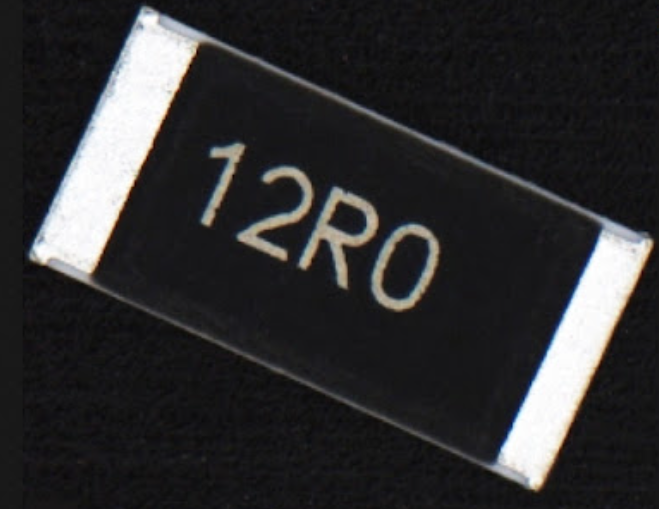
//> input picture class/IP3/images/test_hough.png, 659 x 509 px
$ ./test   (built with g++ and OpenCV 4)
//> lines starting //> are read from the running program, lines starting //| are printed output that depends on the picture; after the words box and inside, x2 and y2 are one past the last pixel; in counts of white or black regions, pixels touching at a corner belong together
#include "opencv2/opencv.hpp"
#include "opencv2/highgui.hpp"
using namespace cv;
using namespace std;

void main()
{
	Mat image = imread("images\\test_hough.png", IMREAD_COLOR);
//> image is the input picture: 509 rows x 659 cols, CV_8UC3; mean B, G, R 48.3, 47.1, 47.5
	CV_Assert(image.data);

	Mat resized, resized_ratio;

	//resize
	resize(image, resized, Size(100, 100), 0, 0, INTER_LINEAR); // 2*2 참조, INTER_LINEAR, 4*4 INTER_CUBIC
	resize(image, resized_ratio, Size(0, 0), 0.3, 0.5, INTER_LINEAR); // 비율로 처리

	// flip
	Mat resized_ratio_flip;
	flip(resized_ratio, resized_ratio_flip, -1); // -1: 반전 x축 , y축 반전, 0: 반전 x축 반전, 1:반전 y축 반전

	// rotate
	Mat resized_ratio_rotate;
	rotate(resized_ratio, resized_ratio_rotate, ROTATE_90_CLOCKWISE);

	// affine 평행을 유지 한체 변환
	//getAffineTransform() : src 3좌표와 dst 3좌표의 변환행렬을 반환
	//getRotationMatrix2D() : 중심점과 크기변경을 수행할 수 있는 행렬을 반환
	Mat affine_rot = getRotationMatrix2D(Point(20, 20), -30, 0.5);
	Mat affine_rot_res;
	cout << affine_rot << endl << endl;
	warpAffine(image, affine_rot_res, affine_rot, image.size());

	circle(image, Point(20, 20), 5, Scalar(0, 0, 255), 1);
//> image: 509 rows x 659 cols, CV_8UC3; 28 pixels changed, all inside (x1, y1, x2, y2) = (15, 15, 26, 26)

	// 점 대응
	Point2f srcPts[3], dstPts[3];
	srcPts[0] = Point2f(10, 10);
	srcPts[1] = Point2f(400, 100);
	srcPts[2] = Point2f(100, 200);
	dstPts[0] = Point2f(30, 30);
	dstPts[1] = Point2f(500, 200);
	dstPts[2] = Point2f(200, 300);

	Mat affine_trans = getAffineTransform(srcPts, dstPts);
	Mat affine_trans_res;
	cout << affine_trans << endl << endl;
	warpAffine(image, affine_trans_res, affine_trans, image.size());
	circle(image, srcPts[0], 5, Scalar(0, 0, 255), -1);
//> image: 509 rows x 659 cols, CV_8UC3; mean B, G, R 48.3, 47.1, 47.6
	circle(image, srcPts[1], 5, Scalar(0, 255, 0), -1);
//> image: 509 rows x 659 cols, CV_8UC3; mean B, G, R 48.3, 47.1, 47.6
	circle(image, srcPts[2], 5, Scalar(255, 0, 0), -1);
//> image: 509 rows x 659 cols, CV_8UC3; mean B, G, R 48.3, 47.1, 47.5

	// perpective
	image = imread("images\\drive_2.png", IMREAD_COLOR);
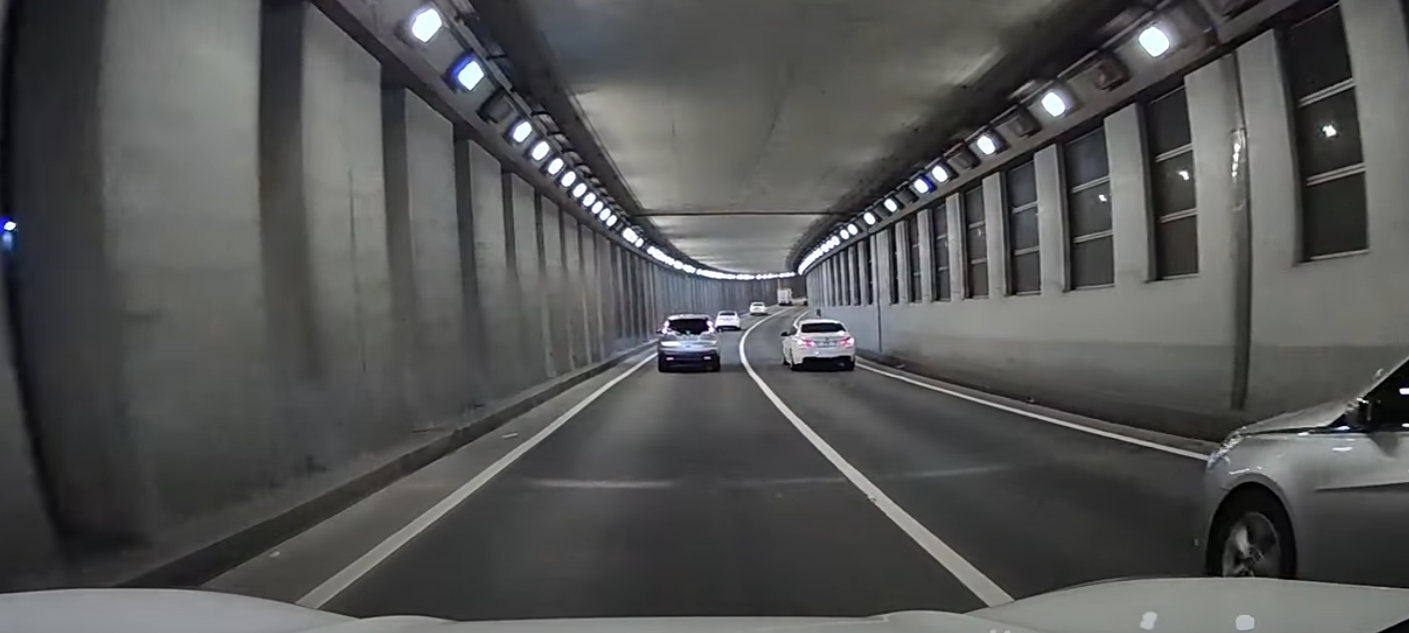
//> input picture class/IP3/images/drive_2.png, 1409 x 633 px
//> image is the input picture: 633 rows x 1409 cols, CV_8UC3; mean B, G, R 84, 84.5, 83.8
	CV_Assert(image.data);

	Point2f src_pers[4], dst_pers[4];
	src_pers[0] = Point2f(654, 350), src_pers[1] = Point2f(715, 350);
	src_pers[2] = Point2f(380, 560), src_pers[3] = Point2f(992, 560);

	dst_pers[0] = Point2f(380, 0), dst_pers[1] = Point2f(992, 0);
	dst_pers[2] = Point2f(380, 560), dst_pers[3] = Point2f(992, 560);

	Mat pers_trans = getPerspectiveTransform(src_pers, dst_pers);
	Mat pers_trans_res;
	warpPerspective(image, pers_trans_res, pers_trans, image.size(), INTER_CUBIC);

	circle(image, src_pers[0], 5, Scalar(0, 255, 255), -1);
//> image: 633 rows x 1409 cols, CV_8UC3; 81 pixels changed, all inside (x1, y1, x2, y2) = (649, 345, 660, 356)
	circle(image, src_pers[1], 5, Scalar(0, 255, 0), -1);
//> image: 633 rows x 1409 cols, CV_8UC3; mean B, G, R 84, 84.5, 83.8
	circle(image, src_pers[2], 5, Scalar(255, 255, 0), -1);
//> image: 633 rows x 1409 cols, CV_8UC3; mean B, G, R 84, 84.6, 83.8
	circle(image, src_pers[3], 5, Scalar(255, 0, 0), -1);
//> image: 633 rows x 1409 cols, CV_8UC3; mean B, G, R 84, 84.6, 83.8

	// 차선추출
	Mat algo_1_split[3];
	Mat algo_1_r_th;
	split(pers_trans_res, algo_1_split);
	boxFilter(algo_1_split[2], algo_1_split[2], -1, Size(31, 31));
	threshold(algo_1_split[2], algo_1_r_th, 140, 255, THRESH_BINARY);
//> algo_1_r_th: 633 rows x 1409 cols, CV_8UC1; 5.1% white; 7 white regions, largest, box (x1, y1, x2, y2) and area: (943, 0, 1275, 560) 20703, (358, 47, 451, 539) 16685, (274, 103, 333, 203) 4036

	Mat algo_1_r_th_noise_filter;
	Mat kernel_morp(11, 11, CV_8UC1, Scalar(1));
	morphologyEx(algo_1_r_th, algo_1_r_th_noise_filter, MORPH_ERODE, kernel_morp);
//> algo_1_r_th_noise_filter: 633 rows x 1409 cols, CV_8UC1; 3.1% white; 6 white regions, box (x1, y1, x2, y2) and area: (948, 0, 1270, 542) 12132, (363, 55, 446, 483) 11013, (279, 109, 327, 197) 2524, (604, 0, 842, 9) 1549, (566, 155, 584, 169) 162, (852, 146, 863, 154) 47
	morphologyEx(algo_1_r_th_noise_filter, algo_1_r_th_noise_filter, MORPH_DILATE, kernel_morp);
//> algo_1_r_th_noise_filter: 633 rows x 1409 cols, CV_8UC1; 5% white; 6 white regions, box (x1, y1, x2, y2) and area: (943, 0, 1275, 547) 20612, (358, 50, 451, 488) 16243, (274, 104, 332, 202) 4014, (599, 0, 847, 14) 2929, (561, 150, 589, 174) 582, (847, 141, 868, 159) 337


	Mat display;
	cvtColor(algo_1_r_th_noise_filter, display, COLOR_GRAY2BGR);
	Rect rect_window(0, 0, 50, 30);
	rectangle(display, rect_window, Scalar(255, 0, 0), 1);
//> display: 633 rows x 1409 cols, CV_8UC3; mean B, G, R 12.8, 12.8, 12.8

	Mat window_map = algo_1_r_th_noise_filter.clone();
	Mat window_map_display = algo_1_r_th_noise_filter.clone();
	window_map.setTo(0);
//> window_map: 633 rows x 1409 cols, CV_8UC1; every value is 0
	window_map_display.setTo(0);

	// 영역별 평균계산
	for (int i = 0; i < algo_1_r_th_noise_filter.cols - rect_window.width; i += rect_window.width) {
		for (int j = 0; j < algo_1_r_th_noise_filter.rows - rect_window.height; j += rect_window.height) {
			rect_window.x = i;
			rect_window.y = j;
			Scalar meanvalue = mean(algo_1_r_th_noise_filter(rect_window));
			if (meanvalue[0] < 100) {
				window_map(rect_window).setTo(0);
			}
			else {
				window_map(rect_window).setTo(meanvalue[0]);
			}
			window_map_display(rect_window).setTo(mean(algo_1_r_th_noise_filter(rect_window)));
			rectangle(window_map_display, rect_window, Scalar(255), 1);
		}
	}
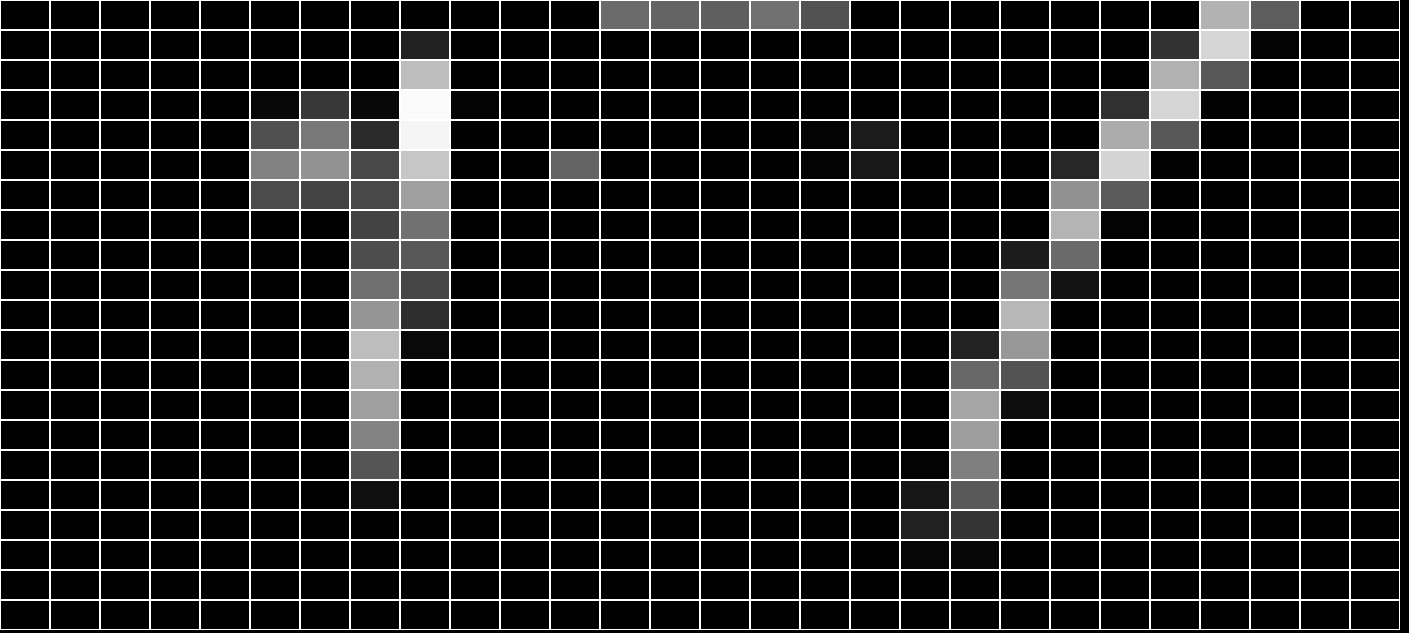
//> window_map_display: 633 rows x 1409 cols, CV_8UC1; min 0, max 255, mean 37.7

	// 계획된 차선 그리기
	dst_pers[2] = Point2f(380, 560), dst_pers[3] = Point2f(992, 560);
	line(display, dst_pers[0], dst_pers[2], Scalar(0, 0, 255), 1);
	line(display, dst_pers[1], dst_pers[3], Scalar(0, 0, 255), 1);
	line(display, (dst_pers[0] + dst_pers[1]) / 2, (dst_pers[2] + dst_pers[3]) / 2, Scalar(255, 0, 0), 1);


	// 절반씩 영역 선택
	Rect rect_left(0, 0, (dst_pers[0].x + dst_pers[1].x) / 2, 30);
	Rect rect_right((dst_pers[0].x + dst_pers[1].x) / 2, 0, (dst_pers[0].x + dst_pers[1].x) / 2, 30);
	rectangle(display, rect_left, Scalar(0, 255, 255), 1);
	rectangle(display, rect_right, Scalar(255, 255, 0), 1);


	// 제일 높은지점(두께가 있는) 영역 검색
	for (int j = 0; j < algo_1_r_th_noise_filter.rows - rect_window.height; j += rect_window.height) {
		int top_value_left = 0;
		int top_value_right = 0;
		// 왼쪽
		for (int i = 0; i < algo_1_r_th_noise_filter.cols - rect_window.width; i += rect_window.width) {
			rect_window.x = i;
			rect_window.y = j;
			Scalar meanvalue = mean(window_map(rect_window));
			if (i < (dst_pers[0].x + dst_pers[1].x) / 2) {
				if (top_value_left < meanvalue[0]) {
					top_value_left = meanvalue[0];
				}
			}
			else {
				if (top_value_right < meanvalue[0]) {
					top_value_right = meanvalue[0];
				}
			}
		}
		for (int i = 0; i < algo_1_r_th_noise_filter.cols - rect_window.width; i += rect_window.width) {
			rect_window.x = i;
			rect_window.y = j;
			Scalar meanvalue = mean(window_map(rect_window));
			if (i < (dst_pers[0].x + dst_pers[1].x) / 2) {
				if (top_value_left > meanvalue[0]) {
					window_map(rect_window).setTo(0);
				}
			}
			else {
				if (top_value_right > meanvalue[0]) {
					window_map(rect_window).setTo(0);
				}
			}
		}
	}
//> this loop made 21 passes
//> (top_value_left, top_value_right) on passes 1 to 12: (107, 178), (0, 214), (189, 177), (251, 213), (245, 172), (198, 212), (159, 145), (113, 180), (0, 106), (111, 118), (149, 183), (189, 152)
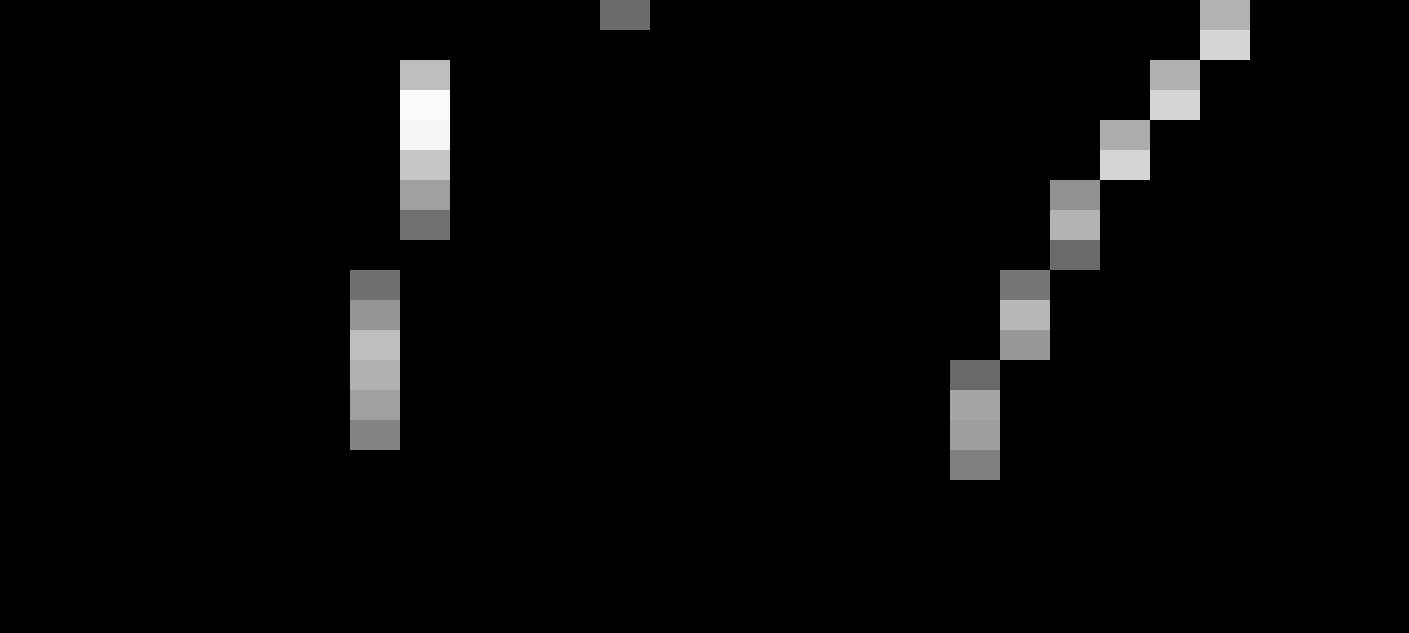
//> window_map: 633 rows x 1409 cols, CV_8UC1; min 0, max 251, mean 8

	// 내부색칠 (원본이미지에 매핑)
	for (int j = rect_window.height; j < algo_1_r_th_noise_filter.rows - rect_window.height; j++) {
		int first_value_left = 0;
		int last_value_right = 0;
		// 왼쪽
		for (int i = 0; i < algo_1_r_th_noise_filter.cols - rect_window.width; i++) {
			if (i >= (dst_pers[0].x + dst_pers[1].x) / 2) {
				break;
			}
			if (window_map.at<uchar>(j, i) > 0)
			{
				first_value_left = i;
				break;
			}
		}
		for (int i = algo_1_r_th_noise_filter.cols - rect_window.width; i > 0; i--) {
			if (i <= (dst_pers[0].x + dst_pers[1].x) / 2) {
				break;
			}
			if (window_map.at<uchar>(j, i) > 0)
			{
				last_value_right = i;
				break;
			}
		}
		if (first_value_left == 0 || last_value_right == 0) {
			line(window_map, Point(0, j), Point(algo_1_r_th_noise_filter.cols, j), Scalar(0), 1);
		}
		else {
			line(window_map, Point(first_value_left, j), Point(last_value_right, j), Scalar(255), 1);
		}
	}
//> this loop made 573 passes
//> (first_value_left, last_value_right) on passes 1 to 3: (0, 1249), (0, 1249), (0, 1249)
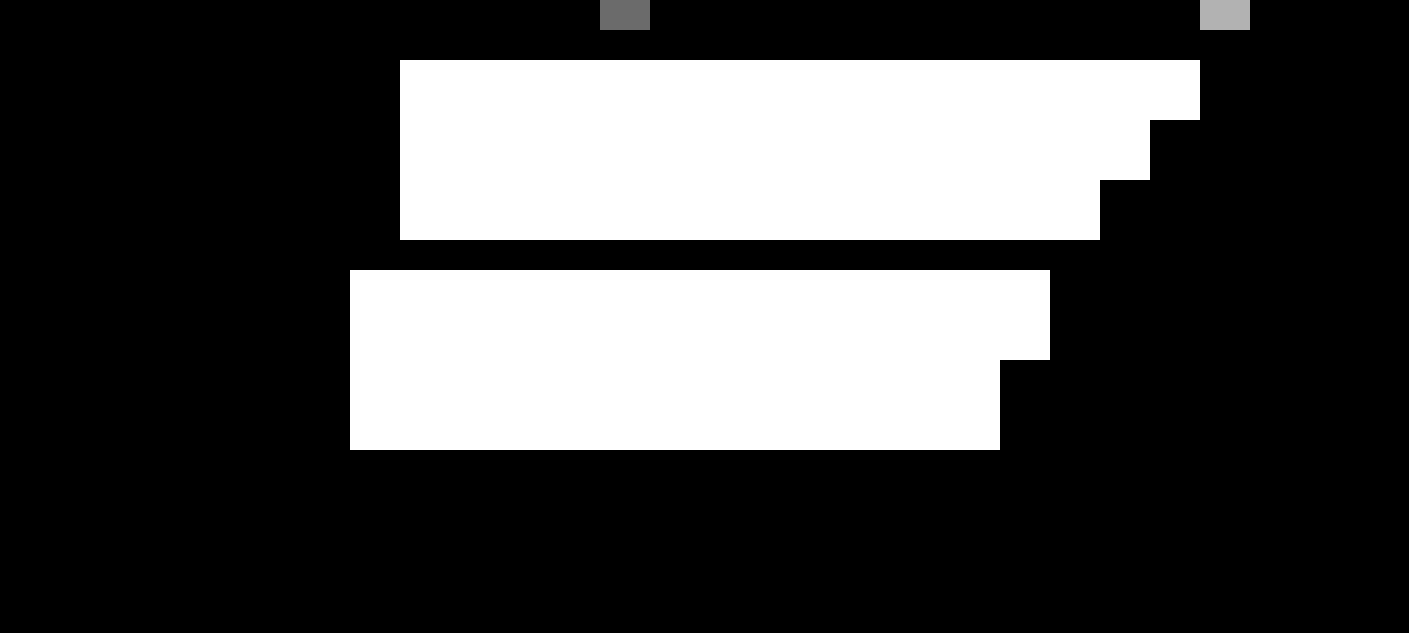
//> window_map: 633 rows x 1409 cols, CV_8UC1; min 0, max 255, mean 73.8

	// 복원
	Mat pers_trans_reverse = getPerspectiveTransform(dst_pers, src_pers);
	Mat pers_trans_reverse_res;
	warpPerspective(window_map, pers_trans_reverse_res, pers_trans_reverse, image.size(), INTER_CUBIC);

	imshow("image_ori", image);
	// 색칠
	add(image, Scalar(0, 0, 255), image, pers_trans_reverse_res);
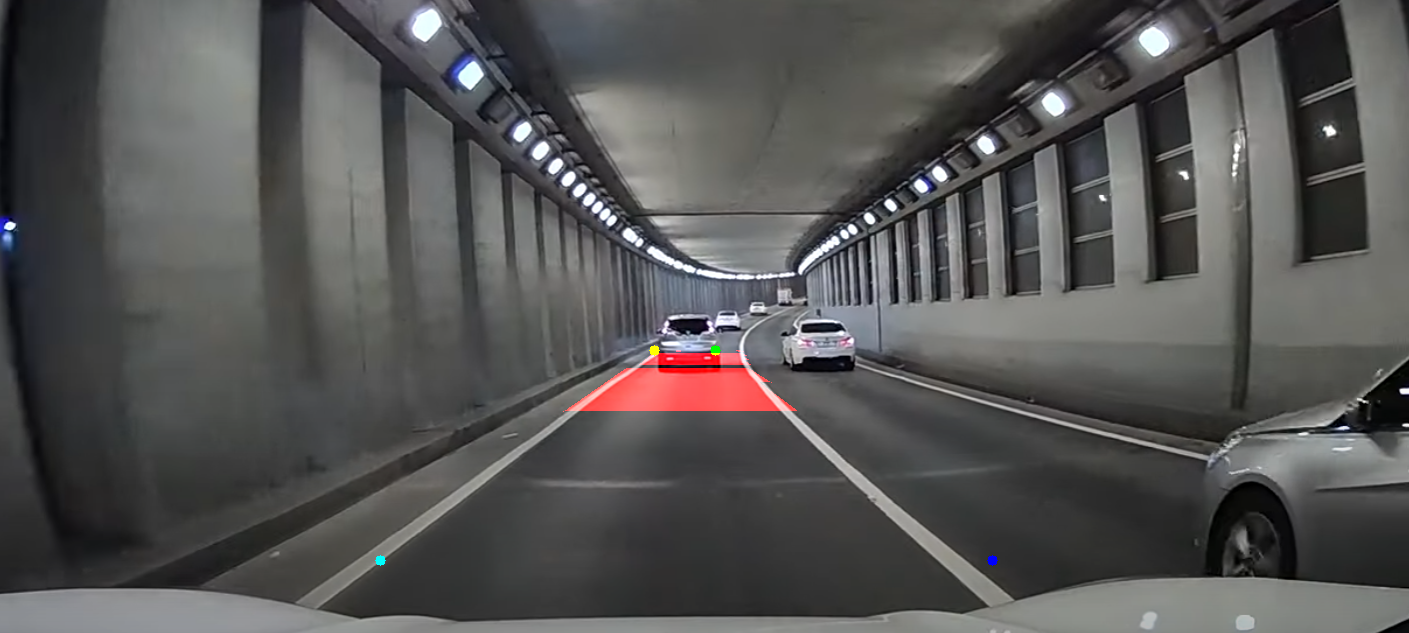
//> image: 633 rows x 1409 cols, CV_8UC3; mean B, G, R 84, 84.6, 85.4

	//namedWindow("custom", WINDOW_NORMAL);
	imshow("image", image);
	imshow("dst", pers_trans_res);
	imshow("algo_1_r_th_noise_filter", algo_1_r_th_noise_filter);
	imshow("window_map", window_map);
	imshow("window_map_display", window_map_display);
	imshow("pers_trans_reverse_res", pers_trans_reverse_res);
	imshow("display", display);
	waitKey();
}
